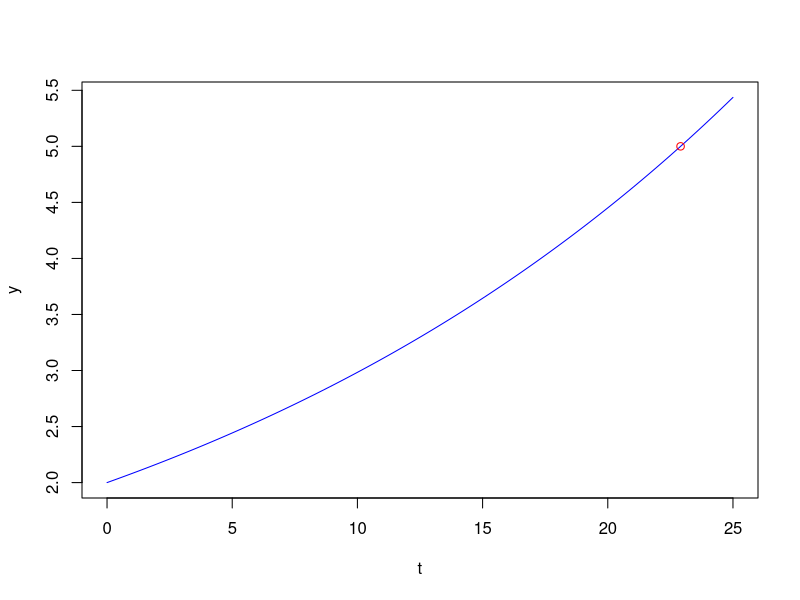
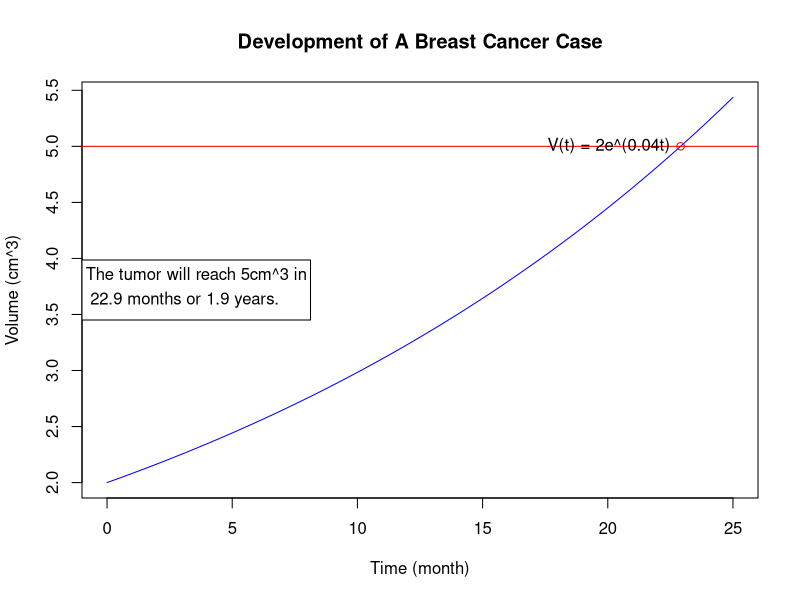

Write R code to recreate these figures, in order.
t = seq(from = 0, to = 25, by = .1)
e = exp(1)
y = 2*e^(0.04*t)
plot(t, y, type = "l", col = "blue")
points(log(2.5)/0.04, 5, col = "red")

t = seq(from = 0, to = 25, by = .1)
e = exp(1)
y = 2*e^(0.04*t)
t1 = log(2.5)/0.04
plot(t, y, main = "Development of A Breast Cancer Case", 
     xlab = "Time (month)", ylab = "Volume (cm^3)",
     type = "l", col = "blue")
points(t1, 5, col = "red")
abline(h = 5, col = "red")
text(t1, 5, "V(t) = 2e^(0.04t)", pos = 2, cex = 1)
legend("left", title = ("The tumor will reach 5cm^3 in"), paste( round(t1, 1) , "months or",
       round(t1/12, 1), "years."), adj = 0.12)


#Function of the development of tumor grouwth, where v0 is initial volume, 
#and b the growth rate (per volumn per month).
f <- function(x, v0, b){
  e = exp(1)
  y = v0 * e^(b*x)
  return(y)
}


v0 = 2; b = 0.04; Expected_Volume = 5

#N is the maximum times of iteration.
#delta is the change of x.
N <- 50
delta <- 0.05
x0 <- 20; x1 <- x0
xk <- numeric(N)
for (i in c(1:N)){
  df.dx <- (f(x0 + delta, v0, b) - f(x0, v0, b)) / delta
  x1 <- x0 - (f(x0, v0, b) - Expected_Volume)/ df.dx
  xk[i] <- x1
  if(f(x1, v0, b)-5 < 1E-12) {
    break
  }
  x0 <- x1
}

Expected_Time = xk[i]
print(Expected_Time)

#########################
#REFERENCE: http://www.theresearchkitchen.com/archives/642
